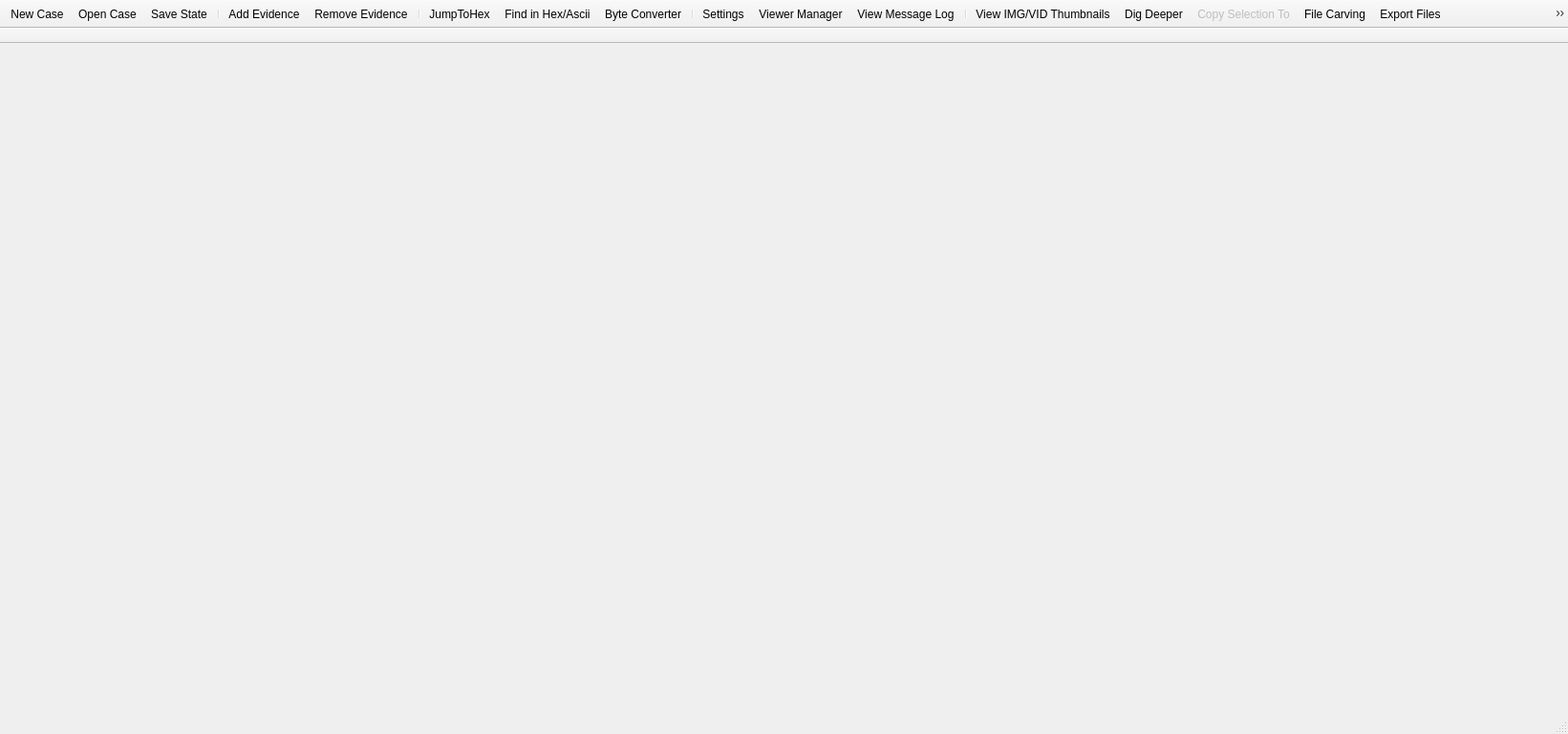
<?xml version="1.0" encoding="UTF-8"?>
<ui version="4.0">
 <class>WombatForensics</class>
 <widget class="QMainWindow" name="WombatForensics">
  <property name="geometry">
   <rect>
    <x>0</x>
    <y>0</y>
    <width>1641</width>
    <height>768</height>
   </rect>
  </property>
  <property name="windowTitle">
   <string>WombatForensics</string>
  </property>
  <widget class="QWidget" name="centralwidget">
   <layout class="QHBoxLayout" name="horizontalLayout">
    <property name="spacing">
     <number>0</number>
    </property>
    <property name="leftMargin">
     <number>0</number>
    </property>
    <property name="topMargin">
     <number>0</number>
    </property>
    <property name="rightMargin">
     <number>0</number>
    </property>
    <property name="bottomMargin">
     <number>0</number>
    </property>
    <item>
     <widget class="QSplitter" name="splitter">
      <property name="sizePolicy">
       <sizepolicy hsizetype="Expanding" vsizetype="Expanding">
        <horstretch>0</horstretch>
        <verstretch>0</verstretch>
       </sizepolicy>
      </property>
      <property name="orientation">
       <enum>Qt::Vertical</enum>
      </property>
      <property name="childrenCollapsible">
       <bool>false</bool>
      </property>
      <widget class="QHexEdit" name="hexview">
       <property name="sizePolicy">
        <sizepolicy hsizetype="Preferred" vsizetype="Preferred">
         <horstretch>0</horstretch>
         <verstretch>1</verstretch>
        </sizepolicy>
       </property>
       <property name="toolTip">
        <string/>
       </property>
       <property name="toolTipDuration">
        <number>0</number>
       </property>
       <property name="whatsThis">
        <string>QHexEdit widget allow to edit the data in hex view.</string>
       </property>
       <property name="bytesPerLine" stdset="0">
        <number>49</number>
       </property>
       <property name="hexCaps" stdset="0">
        <bool>true</bool>
       </property>
       <property name="dynamicBytesPerLine" stdset="0">
        <bool>true</bool>
       </property>
       <property name="readOnly" stdset="0">
        <bool>true</bool>
       </property>
      </widget>
     </widget>
    </item>
   </layout>
  </widget>
  <widget class="QMenuBar" name="mainMenubar">
   <property name="geometry">
    <rect>
     <x>0</x>
     <y>0</y>
     <width>1641</width>
     <height>22</height>
    </rect>
   </property>
   <property name="acceptDrops">
    <bool>true</bool>
   </property>
  </widget>
  <widget class="QToolBar" name="analysisToolBar">
   <property name="windowTitle">
    <string>toolBar</string>
   </property>
   <property name="layoutDirection">
    <enum>Qt::LeftToRight</enum>
   </property>
   <property name="movable">
    <bool>false</bool>
   </property>
   <property name="allowedAreas">
    <set>Qt::NoToolBarArea</set>
   </property>
   <property name="iconSize">
    <size>
     <width>24</width>
     <height>24</height>
    </size>
   </property>
   <property name="toolButtonStyle">
    <enum>Qt::ToolButtonIconOnly</enum>
   </property>
   <property name="floatable">
    <bool>false</bool>
   </property>
   <attribute name="toolBarArea">
    <enum>TopToolBarArea</enum>
   </attribute>
   <attribute name="toolBarBreak">
    <bool>false</bool>
   </attribute>
   <addaction name="actionNew_Case"/>
   <addaction name="actionOpen_Case"/>
   <addaction name="actionSaveState"/>
   <addaction name="separator"/>
   <addaction name="actionAdd_Evidence"/>
   <addaction name="actionRemove_Evidence"/>
   <addaction name="separator"/>
   <addaction name="actionJumpToHex"/>
   <addaction name="actionsearchhex"/>
   <addaction name="actionByteConverter"/>
   <addaction name="separator"/>
   <addaction name="actionSettings"/>
   <addaction name="actionViewerManager"/>
   <addaction name="actionViewMessageLog"/>
   <addaction name="separator"/>
   <addaction name="actionView_Image_Gallery"/>
   <addaction name="actionDigDeeper"/>
   <addaction name="actionCopy_Selection_To"/>
   <addaction name="actionCarve"/>
   <addaction name="actionExport_Evidence"/>
   <addaction name="actionExportForensicImage"/>
   <addaction name="separator"/>
   <addaction name="actionBookmark_Manager"/>
   <addaction name="actionHashListManager"/>
   <addaction name="actionpreviewreport"/>
   <addaction name="actionpublishresults"/>
   <addaction name="separator"/>
   <addaction name="actionCreateForensicImage"/>
   <addaction name="actionVerifyForensicImage"/>
  </widget>
  <widget class="QStatusBar" name="mainStatusBar">
   <property name="styleSheet">
    <string notr="true"/>
   </property>
   <property name="sizeGripEnabled">
    <bool>true</bool>
   </property>
  </widget>
  <widget class="QToolBar" name="pathToolBar">
   <property name="windowTitle">
    <string>toolBar</string>
   </property>
   <property name="movable">
    <bool>false</bool>
   </property>
   <property name="allowedAreas">
    <set>Qt::TopToolBarArea</set>
   </property>
   <property name="toolButtonStyle">
    <enum>Qt::ToolButtonFollowStyle</enum>
   </property>
   <property name="floatable">
    <bool>false</bool>
   </property>
   <attribute name="toolBarArea">
    <enum>TopToolBarArea</enum>
   </attribute>
   <attribute name="toolBarBreak">
    <bool>true</bool>
   </attribute>
  </widget>
  <action name="actionNew_Case">
   <property name="icon">
    <iconset resource="wombatforensics.qrc">
     <normaloff>:/bar/docnew</normaloff>:/bar/docnew</iconset>
   </property>
   <property name="text">
    <string>New Case</string>
   </property>
   <property name="shortcut">
    <string>Ctrl+N</string>
   </property>
  </action>
  <action name="actionOpen_Case">
   <property name="icon">
    <iconset resource="wombatforensics.qrc">
     <normaloff>:/bar/docopen</normaloff>:/bar/docopen</iconset>
   </property>
   <property name="text">
    <string>Open Case</string>
   </property>
   <property name="shortcut">
    <string>Ctrl+O</string>
   </property>
  </action>
  <action name="actionAdd_Evidence">
   <property name="icon">
    <iconset resource="wombatforensics.qrc">
     <normaloff>:/bar/add</normaloff>:/bar/add</iconset>
   </property>
   <property name="text">
    <string>Add Evidence</string>
   </property>
   <property name="shortcut">
    <string>Ctrl+A</string>
   </property>
  </action>
  <action name="actionRemove_Evidence">
   <property name="icon">
    <iconset resource="wombatforensics.qrc">
     <normaloff>:/bar/rem</normaloff>:/bar/rem</iconset>
   </property>
   <property name="text">
    <string>Remove Evidence</string>
   </property>
   <property name="shortcut">
    <string>Ctrl+D</string>
   </property>
  </action>
  <action name="actionExport_Evidence">
   <property name="icon">
    <iconset resource="wombatforensics.qrc">
     <normaloff>:/eexport</normaloff>:/eexport</iconset>
   </property>
   <property name="text">
    <string>Export Files</string>
   </property>
   <property name="toolTip">
    <string>Export Files to Directory</string>
   </property>
   <property name="shortcut">
    <string>Ctrl+E</string>
   </property>
  </action>
  <action name="actionView_Properties">
   <property name="checkable">
    <bool>false</bool>
   </property>
   <property name="icon">
    <iconset resource="wombatforensics.qrc">
     <normaloff>:/info</normaloff>:/info</iconset>
   </property>
   <property name="text">
    <string>View File Properties</string>
   </property>
   <property name="toolTip">
    <string>Properties Window</string>
   </property>
   <property name="shortcut">
    <string>Ctrl+P</string>
   </property>
  </action>
  <action name="actionAbout">
   <property name="icon">
    <iconset resource="wombatforensics.qrc">
     <normaloff>:/help</normaloff>:/help</iconset>
   </property>
   <property name="text">
    <string>About</string>
   </property>
  </action>
  <action name="actionView_File">
   <property name="checkable">
    <bool>false</bool>
   </property>
   <property name="icon">
    <iconset resource="wombatforensics.qrc">
     <normaloff>:/bar/xhex</normaloff>:/bar/xhex</iconset>
   </property>
   <property name="text">
    <string>View File Hex</string>
   </property>
   <property name="iconVisibleInMenu">
    <bool>true</bool>
   </property>
  </action>
  <action name="actionView_Image_Gallery">
   <property name="checkable">
    <bool>true</bool>
   </property>
   <property name="icon">
    <iconset resource="wombatforensics.qrc">
     <normaloff>:/thumb</normaloff>:/thumb</iconset>
   </property>
   <property name="text">
    <string>View IMG/VID Thumbnails</string>
   </property>
   <property name="toolTip">
    <string>View Image and Video Thumbnails</string>
   </property>
  </action>
  <action name="actionViewerManager">
   <property name="icon">
    <iconset resource="wombatforensics.qrc">
     <normaloff>:/bar/setview</normaloff>:/bar/setview</iconset>
   </property>
   <property name="text">
    <string>Viewer Manager</string>
   </property>
  </action>
  <action name="actionCopy_Selection_To">
   <property name="enabled">
    <bool>false</bool>
   </property>
   <property name="icon">
    <iconset resource="wombatforensics.qrc">
     <normaloff>:/ecopy</normaloff>:/ecopy</iconset>
   </property>
   <property name="text">
    <string>Copy Selection To</string>
   </property>
   <property name="shortcutContext">
    <enum>Qt::WindowShortcut</enum>
   </property>
   <property name="autoRepeat">
    <bool>true</bool>
   </property>
   <property name="visible">
    <bool>false</bool>
   </property>
   <property name="menuRole">
    <enum>QAction::TextHeuristicRole</enum>
   </property>
  </action>
  <action name="actionSection">
   <property name="icon">
    <iconset resource="wombatforensics.qrc">
     <normaloff>:/bar/addtotag</normaloff>:/bar/addtotag</iconset>
   </property>
   <property name="text">
    <string>Tag Carved Section</string>
   </property>
   <property name="toolTip">
    <string>Add Carved Section to Existing Tag</string>
   </property>
  </action>
  <action name="actionFile">
   <property name="icon">
    <iconset resource="wombatforensics.qrc">
     <normaloff>:/bar/carvetofile</normaloff>:/bar/carvetofile</iconset>
   </property>
   <property name="text">
    <string>Carve to a File</string>
   </property>
  </action>
  <action name="actionTextSection">
   <property name="text">
    <string>Copy Ascii to a Section</string>
   </property>
  </action>
  <action name="actionTextViewer">
   <property name="checkable">
    <bool>true</bool>
   </property>
   <property name="enabled">
    <bool>true</bool>
   </property>
   <property name="icon">
    <iconset>
     <normaloff>:/bar/textencode</normaloff>:/bar/textencode</iconset>
   </property>
   <property name="text">
    <string>Text Viewer</string>
   </property>
   <property name="visible">
    <bool>true</bool>
   </property>
  </action>
  <action name="actionViewMessageLog">
   <property name="checkable">
    <bool>true</bool>
   </property>
   <property name="icon">
    <iconset resource="wombatforensics.qrc">
     <normaloff>:/log</normaloff>:/log</iconset>
   </property>
   <property name="text">
    <string>View Message Log</string>
   </property>
   <property name="toolTip">
    <string>View Message Log</string>
   </property>
  </action>
  <action name="actionExpandAll">
   <property name="icon">
    <iconset>
     <normaloff>:/bar/expandall</normaloff>:/bar/expandall</iconset>
   </property>
   <property name="text">
    <string>Expand All</string>
   </property>
   <property name="toolTip">
    <string>Expand All</string>
   </property>
   <property name="visible">
    <bool>true</bool>
   </property>
  </action>
  <action name="actionCollapseAll">
   <property name="icon">
    <iconset>
     <normaloff>:/bar/collapseall</normaloff>:/bar/collapseall</iconset>
   </property>
   <property name="text">
    <string>Collapse All</string>
   </property>
   <property name="toolTip">
    <string>Collapse All</string>
   </property>
   <property name="visible">
    <bool>true</bool>
   </property>
  </action>
  <action name="actionDigDeeper">
   <property name="icon">
    <iconset resource="wombatforensics.qrc">
     <normaloff>:/bar/ispade</normaloff>:/bar/ispade</iconset>
   </property>
   <property name="text">
    <string>Dig Deeper</string>
   </property>
   <property name="toolTip">
    <string>Dig Deeper</string>
   </property>
  </action>
  <action name="actionByteConverter">
   <property name="checkable">
    <bool>true</bool>
   </property>
   <property name="icon">
    <iconset resource="wombatforensics.qrc">
     <normaloff>:/bar/byteview</normaloff>:/bar/byteview</iconset>
   </property>
   <property name="text">
    <string>Byte Converter</string>
   </property>
   <property name="toolTip">
    <string>Byte Converter</string>
   </property>
  </action>
  <action name="actionCheck">
   <property name="icon">
    <iconset resource="wombatforensics.qrc">
     <normaloff>:/echeck</normaloff>:/echeck</iconset>
   </property>
   <property name="text">
    <string>(Un)Check Selected</string>
   </property>
  </action>
  <action name="actionExport">
   <property name="icon">
    <iconset resource="wombatforensics.qrc">
     <normaloff>:/eexport</normaloff>:/eexport</iconset>
   </property>
   <property name="text">
    <string>Export Files</string>
   </property>
   <property name="toolTip">
    <string>Export Files to Directory</string>
   </property>
  </action>
  <action name="actionSaveState">
   <property name="icon">
    <iconset resource="wombatforensics.qrc">
     <normaloff>:/bar/docsave</normaloff>:/bar/docsave</iconset>
   </property>
   <property name="text">
    <string>Save State</string>
   </property>
   <property name="toolTip">
    <string>Save State</string>
   </property>
   <property name="shortcut">
    <string>Ctrl+S</string>
   </property>
  </action>
  <action name="actionSettings">
   <property name="icon">
    <iconset resource="wombatforensics.qrc">
     <normaloff>:/bar/settingsview</normaloff>:/bar/settingsview</iconset>
   </property>
   <property name="text">
    <string>Settings</string>
   </property>
   <property name="toolTip">
    <string>Settings</string>
   </property>
  </action>
  <action name="actionBookmark_Manager">
   <property name="icon">
    <iconset resource="wombatforensics.qrc">
     <normaloff>:/bar/managetags</normaloff>:/bar/managetags</iconset>
   </property>
   <property name="text">
    <string>Manage Tags</string>
   </property>
   <property name="toolTip">
    <string>Manage Tags</string>
   </property>
  </action>
  <action name="actionJumpToHex">
   <property name="icon">
    <iconset resource="wombatforensics.qrc">
     <normaloff>:/bar/jumptohex</normaloff>:/bar/jumptohex</iconset>
   </property>
   <property name="text">
    <string>JumpToHex</string>
   </property>
   <property name="toolTip">
    <string>Jump to Hex Offset</string>
   </property>
  </action>
  <action name="actionpreviewreport">
   <property name="checkable">
    <bool>true</bool>
   </property>
   <property name="icon">
    <iconset resource="wombatforensics.qrc">
     <normaloff>:/bar/reportpreview</normaloff>:/bar/reportpreview</iconset>
   </property>
   <property name="text">
    <string>Preview Report</string>
   </property>
   <property name="toolTip">
    <string>Preview Report</string>
   </property>
  </action>
  <action name="actionsearchhex">
   <property name="icon">
    <iconset resource="wombatforensics.qrc">
     <normaloff>:/bar/hexsrch</normaloff>:/bar/hexsrch</iconset>
   </property>
   <property name="text">
    <string>Find in Hex/Ascii</string>
   </property>
   <property name="toolTip">
    <string>Find in Hex/Ascii</string>
   </property>
  </action>
  <action name="actionpublishresults">
   <property name="icon">
    <iconset resource="wombatforensics.qrc">
     <normaloff>:/bar/publish</normaloff>:/bar/publish</iconset>
   </property>
   <property name="text">
    <string>Publish Results</string>
   </property>
  </action>
  <action name="actionchomp">
   <property name="icon">
    <iconset resource="wombatforensics.qrc">
     <normaloff>:/bar/xchomppng</normaloff>:/bar/xchomppng</iconset>
   </property>
   <property name="text">
    <string>Play xchomp</string>
   </property>
   <property name="toolTip">
    <string>Play xchomp While  You Wait</string>
   </property>
  </action>
  <action name="actionCarve">
   <property name="icon">
    <iconset resource="wombatforensics.qrc">
     <normaloff>:/bar/carvetofile</normaloff>:/bar/carvetofile</iconset>
   </property>
   <property name="text">
    <string>File Carving</string>
   </property>
  </action>
  <action name="actionCreateForensicImage">
   <property name="icon">
    <iconset resource="wombatforensics.qrc">
     <normaloff>:/bar/newforimg</normaloff>:/bar/newforimg</iconset>
   </property>
   <property name="text">
    <string>Create Forensic Image</string>
   </property>
   <property name="toolTip">
    <string>Create Forensic Image</string>
   </property>
  </action>
  <action name="actionExportForensicImage">
   <property name="icon">
    <iconset resource="wombatforensics.qrc">
     <normaloff>:/bar/exportforimg</normaloff>:/bar/exportforimg</iconset>
   </property>
   <property name="text">
    <string>Export Files to Forensic Image</string>
   </property>
  </action>
  <action name="actionVerifyForensicImage">
   <property name="checkable">
    <bool>true</bool>
   </property>
   <property name="checked">
    <bool>false</bool>
   </property>
   <property name="icon">
    <iconset resource="wombatforensics.qrc">
     <normaloff>:/bar/reverify</normaloff>:/bar/reverify</iconset>
   </property>
   <property name="text">
    <string>Verify Forensic Image</string>
   </property>
   <property name="toolTip">
    <string>Verify Forensic Image</string>
   </property>
  </action>
  <action name="actionHashListManager">
   <property name="icon">
    <iconset resource="wombatforensics.qrc">
     <normaloff>:/bar/hashlist</normaloff>:/bar/hashlist</iconset>
   </property>
   <property name="text">
    <string>HashListManager</string>
   </property>
   <property name="toolTip">
    <string>Manage Hash Lists</string>
   </property>
  </action>
 </widget>
 <customwidgets>
  <customwidget>
   <class>QHexEdit</class>
   <extends>QFrame</extends>
   <header>qhexedit.h</header>
   <container>1</container>
  </customwidget>
 </customwidgets>
 <resources>
  <include location="wombatforensics.qrc"/>
 </resources>
 <connections>
  <connection>
   <sender>actionRemove_Evidence</sender>
   <signal>triggered()</signal>
   <receiver>WombatForensics</receiver>
   <slot>RemEvidence()</slot>
   <hints>
    <hint type="sourcelabel">
     <x>-1</x>
     <y>-1</y>
    </hint>
    <hint type="destinationlabel">
     <x>20</x>
     <y>20</y>
    </hint>
   </hints>
  </connection>
  <connection>
   <sender>actionAdd_Evidence</sender>
   <signal>triggered()</signal>
   <receiver>WombatForensics</receiver>
   <slot>AddEvidence()</slot>
   <hints>
    <hint type="sourcelabel">
     <x>-1</x>
     <y>-1</y>
    </hint>
    <hint type="destinationlabel">
     <x>20</x>
     <y>20</y>
    </hint>
   </hints>
  </connection>
  <connection>
   <sender>actionExport_Evidence</sender>
   <signal>triggered()</signal>
   <receiver>WombatForensics</receiver>
   <slot>ExportEvidence()</slot>
   <hints>
    <hint type="sourcelabel">
     <x>-1</x>
     <y>-1</y>
    </hint>
    <hint type="destinationlabel">
     <x>20</x>
     <y>20</y>
    </hint>
   </hints>
  </connection>
 </connections>
</ui>
